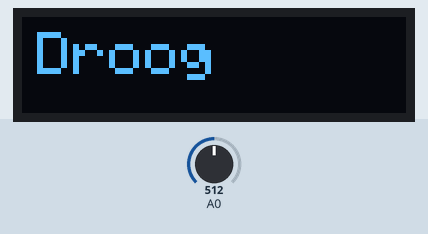
Bench run of a sketch on a simulated Arduino Uno, built with avr-gcc and run on an emulated ATmega328P. On the bench: 128×32 one-colour display. The inputs (shaded band) are chosen by the test bench; at power-on: A0 = 512. What the sketch prints to the serial monitor is not drawn.

Above: at 1.2 s.
1.3 s: A0 set to 477
At 2.6 s:
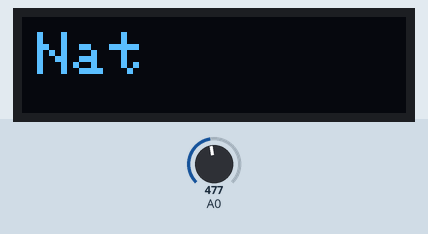
2.9 s: A0 set to 397
4.4 s: A0 set to 371
At 5.2 s:
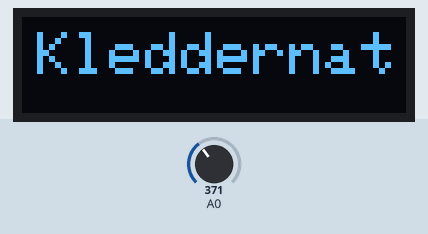
5.9 s: A0 set to 511
At 7.1 s:
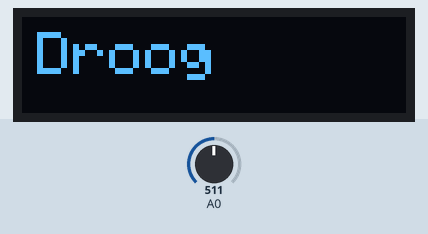
7.4 s: A0 set to 306
At 8.9 s:
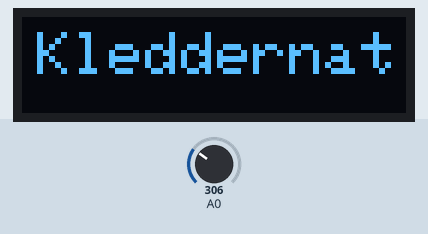
Timing chart, 0 to 9.9 s (numbered marks = the images above; inputs shaded):
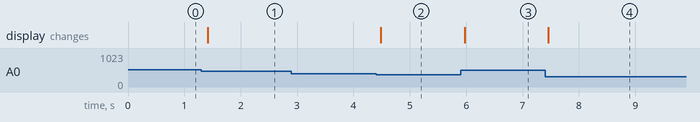

Measured:
- the behaviour switches between 490 and 489 on A0 (found by bisection; images 0 and 1)
- the behaviour switches between 380 and 379 on A0 (found by bisection; images 1 and 2)
- after the input at 1.3 s, the display: changes after 0.11 s (image 1)
- after the input at 2.9 s, every drawn part: stays the same
- after the input at 4.4 s, the display: changes after 0.09 s (image 2)
- after the input at 5.9 s, the display: changes after 0.08 s (image 3)
- after the input at 7.4 s, the display: changes after 0.06 s (image 4)

The sketch:

Hydrologendag_capacitative_soil_sensor.ino
```cpp
// Hydrologendag_capacitative_soil_sensor

#include <SPI.h>
#include <Wire.h>
#include <Adafruit_GFX.h>
#include <Adafruit_SSD1306.h>

#define OLED_RESET 4
Adafruit_SSD1306 display(OLED_RESET);

const int AirValue = 600;   //calibrate this value for air
const int WaterValue = 270;  //calibrate this value for water
int intervals = (AirValue - WaterValue)/3;
int soilMoistureValue = 0;

void setup() {
  Serial.begin(9600); // open serial port, set the baud rate as 9600 bps
  display.begin(SSD1306_SWITCHCAPVCC, 0x3C); // initialize with the I2C addr 0x3C (for the 128x32)
  display.setTextSize(2); // Set the text size
  display.setTextColor(WHITE); // Set the text color
}

void loop() {
   display.clearDisplay(); // Clear the display
   display.setCursor(5,5); // Set the cursor at the beginning of the display

  soilMoistureValue = analogRead(0); //connect sensor to Analog 0
  Serial.println(soilMoistureValue); //print the value to serial port
  if(soilMoistureValue > WaterValue && soilMoistureValue < (WaterValue + intervals))
{
  Serial.println("Kleddernat");
  display.print("Kleddernat"); // Print status
  display.display();
}
else if(soilMoistureValue > (WaterValue + intervals) && soilMoistureValue < (AirValue - intervals))
{
  Serial.println("Nat");
  display.print("Nat"); // Print status
  display.display();
}
else if(soilMoistureValue < AirValue && soilMoistureValue > (AirValue - intervals))
{
  Serial.println("Droog");
  display.print("Droog"); // Print status
  display.display();
}
  delay(100);
}
```
